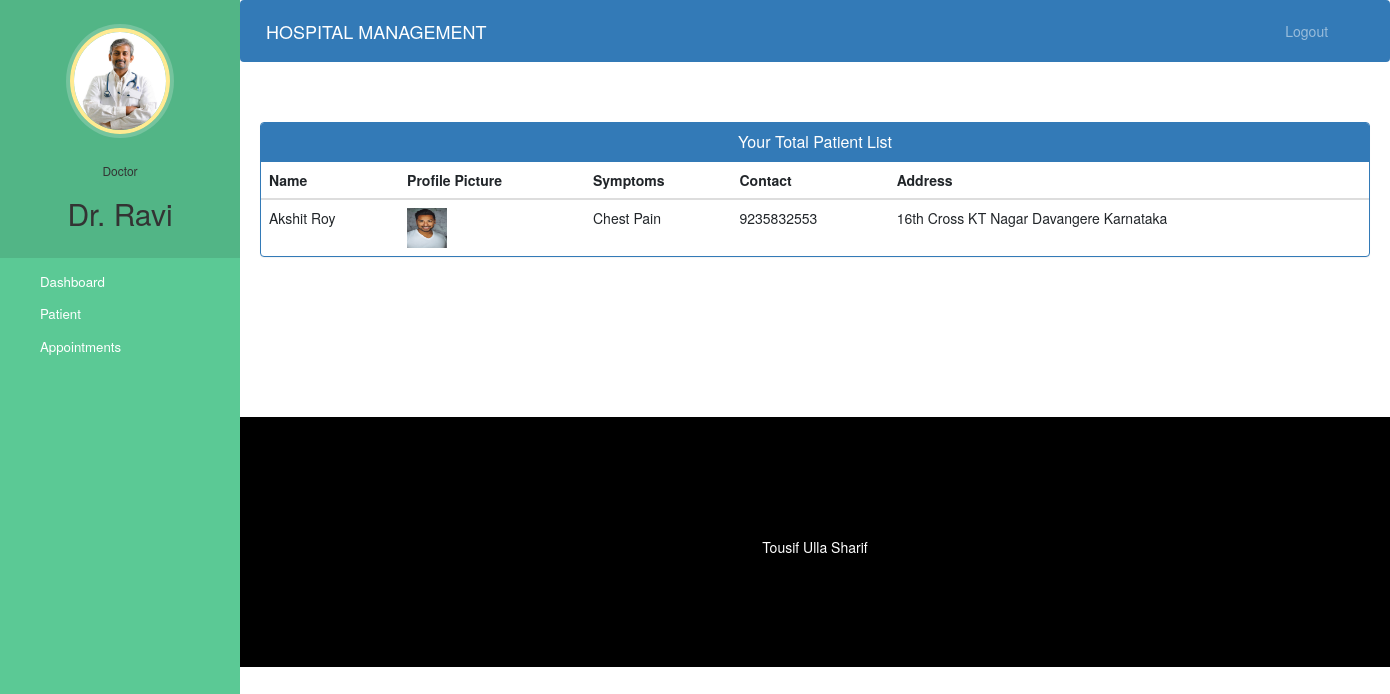
Page /doctor-view-patient (signed in) on the committed database.
### hospital/models.py (models this page shows, shortened)
class Doctor(models.Model):
    user=models.OneToOneField(User,on_delete=models.CASCADE)
    profile_pic= models.ImageField(upload_to='profile_pic/DoctorProfilePic/',null=True,blank=True)
    address = models.CharField(max_length=40)
    mobile = models.CharField(max_length=20,null=True)
    department= models.CharField(max_length=50,choices=departments,default='Cardiologist')
    status=models.BooleanField(default=False)

class Patient(models.Model):
    user=models.OneToOneField(User,on_delete=models.CASCADE)
    profile_pic= models.ImageField(upload_to='profile_pic/PatientProfilePic/',null=True,blank=True)
    address = models.CharField(max_length=40)
    mobile = models.CharField(max_length=20,null=False)
    symptoms = models.CharField(max_length=100,null=False)
    assignedDoctorId = models.PositiveIntegerField(null=True)
    admitDate=models.DateField(auto_now=True)
    status=models.BooleanField(default=False)
    @property
    def get_name(self):
        return self.user.first_name+" "+self.user.last_name

### hospital/views.py (the view)
# urls.py: path('doctor-view-patient', views.doctor_view_patient_view,name='doctor-view-patient'),
@login_required(login_url='doctorlogin')
@user_passes_test(is_doctor)
def doctor_view_patient_view(request):
    patients=models.Patient.objects.all().filter(status=True,assignedDoctorId=request.user.id)
    doctor=models.Doctor.objects.get(user_id=request.user.id) #for profile picture of doctor in sidebar
    return render(request,'hospital/doctor_view_patient.html',{'patients':patients,'doctor':doctor})

### hospital/views.py (called while the page is built)
def is_doctor(user):
    return user.groups.filter(name='DOCTOR').exists()

### templates/hospital/doctor_view_patient.html (shortened to what this page needs)
{% extends 'hospital/doctor_base.html' %}
{% block content %}
{%load static%}
<head>
  <link href="//netdna.bootstrapcdn.com/bootstrap/3.0.0/css/bootstrap.min.css" rel="stylesheet" id="bootstrap-css">
</head>
<div class="container">
  <div class="panel panel-primary">
    <div class="panel-heading">
      <h6 class="panel-title">Your Total Patient List</h6>
    </div>
    <table class="table table-hover" id="dev-table">
      <thead>
        <tr>
          <th>Name</th>
          <th>Profile Picture</th>
          <th>Symptoms</th>
          <th>Contact</th>
          <th>Address</th>
        </tr>
      </thead>
      {% for p in patients %}
      <tr>
        <td> {{p.get_name}}</td>
        <td> <img src="{% static p.profile_pic.url %}" alt="Profile Pic" height="40px" width="40px" /></td>
        <td>{{p.symptoms}}</td>
        <td>{{p.mobile}}</td>
        <td>{{p.address}}</td>
      </tr>
      {% endfor %}
    </table>
  </div>
</div>
{% endblock content %}

### templates/hospital/doctor_base.html (shortened to what this page needs)
<!DOCTYPE html>
{% load static %}
<html lang="en">
<head>
  <link rel="stylesheet" href="https://stackpath.bootstrapcdn.com/bootstrap/4.3.1/css/bootstrap.min.css">
  <link rel="stylesheet" href="https://maxcdn.bootstrapcdn.com/font-awesome/4.7.0/css/font-awesome.min.css">
</head>
<body>
  <nav class="menu" tabindex="0">
    <header class="avatar">
      <img src="{% static doctor.profile_pic.url %}" alt="Profile Pic" />
      <br><br>
      <h6>Doctor</h6>
      <h2>{{request.user.first_name}}</h2>
    </header>
    <ul>
      <li tabindex="0" class="icon-dashboard"> <a style="color:white; text-decoration:none;" href="/doctor-dashboard"><span>Dashboard</span></a> </li>
      <li tabindex="0" class="icon-users"> <a style="color:white; text-decoration:none;" href="/doctor-patient"><span>Patient</span></a></li>
      <li tabindex="0" class="icon-calendar"> <a style="color:white; text-decoration:none;" href="/doctor-appointment"><span>Appointments</span></a></li>
    </ul>
  </nav>
  <main>
    <div class="bs-example">
      <nav class="navbar navbar-expand-md  navbar-dark fixed-top" style="background:#337AB7;">
        <a href="/doctor-dashboard" class="navbar-brand">HOSPITAL MANAGEMENT</a>
        <div class="collapse navbar-collapse justify-content-between" id="navbarCollapse">
          <div class="navbar-nav" style=" margin-left: 90%;">
            <a href="/logout" class="nav-item nav-link">Logout</a>
          </div>
        </div>
      </nav>
    </div>
    <br><br>
    {% block content %}
    {% endblock content %}
    <br><br><br><br><br><br><br>
    <footer>
      <br>
      <div class="container">
        <div class="row">
          <div class="col-md-12 col-sm-12">
            <div style="color:#ffffff;" class="wow fadeInUp footer-copyright">
              <p>
                Tousif Ulla Sharif </p>
            </div>
          </div>
        </div>
      </div>
    </footer>
  </main>
</body>
</html>

### templates/hospital/doctor_base.html (style rules this page uses)
a:link { text-decoration: none; }
a { color: white; }
footer { padding: 0px 0px 0px 0px; background-color: black; margin: 0px; }
p { text-align: center; }
body { padding-left: 240px; }
main { position: relative; height: 100vh; }
.menu { background: #5bc995; height: 100vh; width: 240px; position: fixed; top: 0px; left: 0; z-index: 5; outline: none; }
.menu .avatar { background: rgba(0, 0, 0, 0.1); padding: 2em 0.5em; text-align: center; }
.menu .avatar img { width: 100px; border-radius: 50%; overflow: hidden; border: 4px solid #ffea92; box-shadow: 0 0 0 4px rgba(255, 255, 255, 0.2); }
.menu .avatar h2 { font-weight: normal; margin-bottom: 0; }
.menu ul { list-style: none; padding: 0.5em 0; margin: 0; }
.menu ul li { padding: 0.5em 1em 0.5em 3em; font-size: 0.95em; font-weight: regular; background-repeat: no-repeat; background-position: left 15px center; background-size: auto 20px; transition: all 0.15s linear; cursor: pointer; }
.menu ul li.icon-dashboard { background-image: url("http://www.entypo.com/images//gauge.svg"); }
.menu ul li.icon-users { background-image: url("http://www.entypo.com/images//users.svg"); }
.menu ul li.icon-calendar { background-image: url("http://www.entypo.com/images//calendar.svg"); }

### templates/hospital/doctor_view_patient.html (style rules this page uses)
a:link { text-decoration: none; }
h6 { text-align: center; }
.row { margin: 100px; }

### rows in the picture
Doctor: profile_pic (picture)
Patient: get_name "Akshit Roy", profile_pic (picture), symptoms "Chest Pain", mobile "9235832553", address "16th Cross KT Nagar Davangere Karnataka"

### other values in the picture
{{ request.user.first_name }} "Dr. Ravi"
